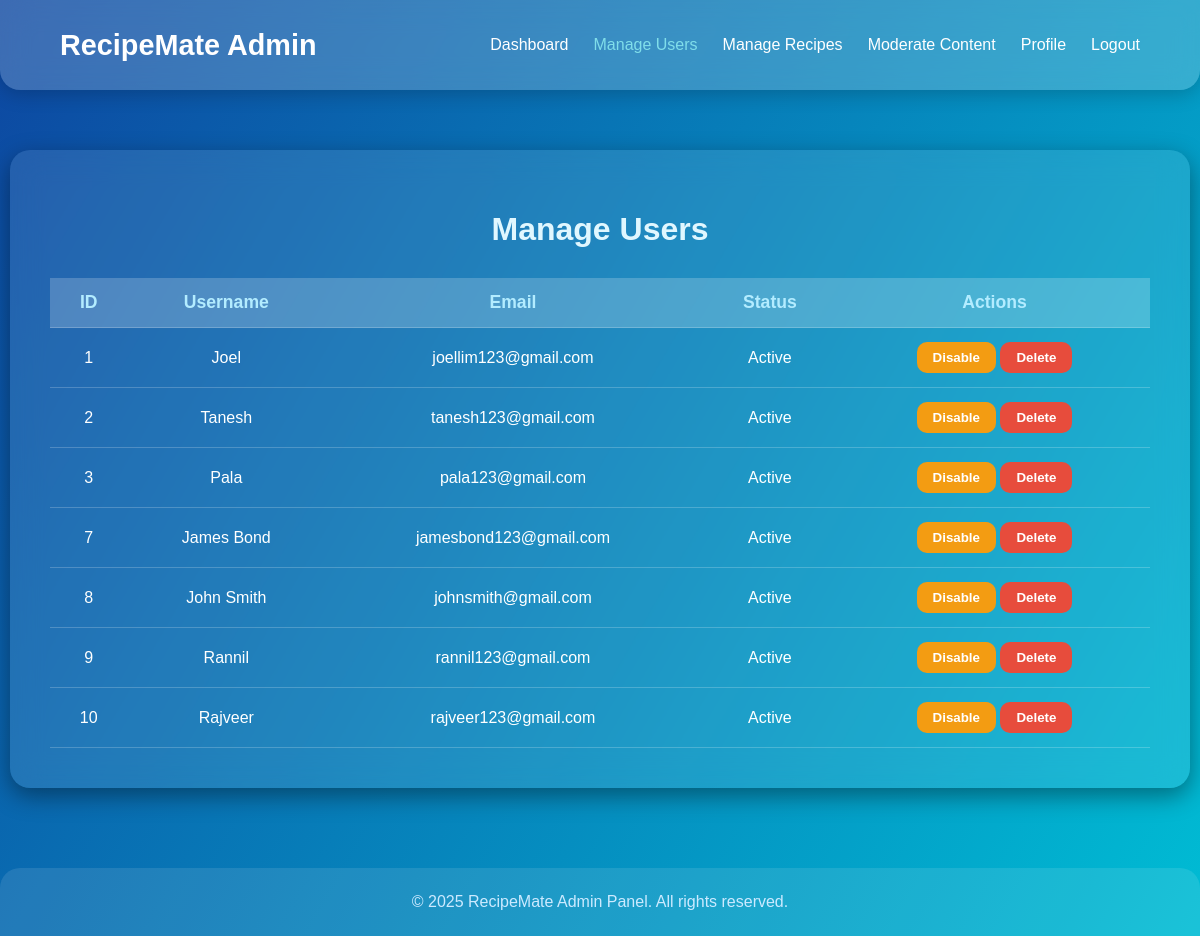
Screenshot of /admin/manage_users.php (signed in) with the database file from the repository.
### tables this page shows
CREATE TABLE users (
    user_id INT AUTO_INCREMENT PRIMARY KEY,
    userName VARCHAR(100) NOT NULL UNIQUE,
    password VARCHAR(255) NOT NULL,
    email VARCHAR(255) NOT NULL UNIQUE,
    is_admin TINYINT(1) NOT NULL DEFAULT 0,  
    status ENUM('active', 'disabled') NOT NULL DEFAULT 'active',  
    created_at TIMESTAMP DEFAULT CURRENT_TIMESTAMP
);

### admin/manage_users.php (the view, shortened to what this page needs)
<?php
require_once __DIR__ . '/../dbConnection.php';
$query = "SELECT user_id, userName, email, status, created_at FROM users ORDER BY user_id ASC";
$result = $conn->query($query);
?>
<!DOCTYPE html>
<html lang="en">
<head>
</head>
<body>
  <nav class="navbar">
    <div class="logo">RecipeMate Admin</div>
    <ul class="nav-links">
      <li>
        <a href="<?php echo BASE_URL; ?>admin/dashboard.php">
          Dashboard
        </a>
      </li>
      <li>
        <a href="<?php echo BASE_URL; ?>admin/manage_users.php" class="active">
          Manage Users
        </a>
      </li>
      <li>
        <a href="<?php echo BASE_URL; ?>admin/manage_recipes.php">
          Manage Recipes
        </a>
      </li>
      <li>
        <a href="<?php echo BASE_URL; ?>admin/moderate_content.php">
          Moderate Content
        </a>
      </li>
      <li>
        <a href="<?php echo BASE_URL; ?>admin/profile.php">
          Profile
        </a>
      </li>
      <li>
        <a href="<?php echo BASE_URL; ?>index.php">
          Logout
        </a>
      </li>
    </ul>
  </nav>
  <div class="container">
    <h1>Manage Users</h1>
    <table>
      <tr>
        <th>ID</th>
        <th>Username</th>
        <th>Email</th>
        <th>Status</th>
        <th>Actions</th>
      </tr>
      <?php if ($result->num_rows > 0): ?>
        <?php while ($row = $result->fetch_assoc()): ?>
          <tr id="user-<?php echo $row['user_id']; ?>">
            <td>
              <?php echo $row['user_id']; ?>
            </td>
            <td>
              <?php echo htmlspecialchars($row['userName']); ?>
            </td>
            <td>
              <?php echo htmlspecialchars($row['email']); ?>
            </td>
            <td>
              <?php echo ucfirst($row['status']); ?>
            </td>
            <td>
              <?php if ($row['status'] === 'active'): ?>
                <button
                  class="btn btn-disable"
                  onclick="updateStatus(<?php echo $row['user_id']; ?>, 'disabled')">
                  Disable
                </button>
              <?php endif; ?>
              <button
                class="btn btn-delete"
                onclick="deleteUser(<?php echo $row['user_id']; ?>)">
                Delete
              </button>
            </td>
          </tr>
        <?php endwhile; ?>
      <?php endif; ?>
    </table>
  </div>
  <footer>
    © 2025 RecipeMate Admin Panel. All rights reserved.
  </footer>
</body>
</html>

### admin/manage_users.php (style rules this page uses)
body { margin: 0; font-family: 'Poppins', sans-serif; color: #fff; background: linear-gradient(120deg, #0d47a1, #00bcd4); background-attachment: fixed; }
.navbar { display: flex; justify-content: space-between; align-items: center; padding: 20px 60px; background: rgba(255, 255, 255, 0.2); backdrop-filter: blur(15px); border-radius: 0 0 20px 20px; box-shadow: 0 4px 20px rgba(0, 0, 0, 0.2); position: sticky; top: 0; z-index: 1000; }
.logo { font-size: 1.8em; font-weight: 700; color: #fff; }
.nav-links { list-style: none; display: flex; gap: 25px; }
.nav-links a { color: white; text-decoration: none; font-weight: 500; transition: all 0.3s ease; }
.nav-links a:hover, .nav-links a.active { color: #80deea; transform: scale(1.1); }
.container { max-width: 1100px; margin: 60px auto; background: rgba(255, 255, 255, 0.1); backdrop-filter: blur(15px); border-radius: 20px; padding: 40px; box-shadow: 0 8px 25px rgba(0, 0, 0, 0.4); }
h1 { text-align: center; margin-bottom: 30px; color: #e0f7ff; }
table { width: 100%; border-collapse: collapse; margin-top: 20px; color: #fff; }
th, td { padding: 14px; text-align: center; border-bottom: 1px solid rgba(255,255,255,0.2); }
th { background: rgba(255,255,255,0.2); color: #b3ecff; font-size: 1.1rem; }
.btn { padding: 8px 16px; border: none; border-radius: 10px; cursor: pointer; font-weight: 600; transition: all 0.3s ease; color: white; }
.btn-disable { background: #f39c12; }
.btn-delete { background: #e74c3c; }
footer { text-align: center; padding: 25px; color: #cceaff; background: rgba(255, 255, 255, 0.1); border-top-left-radius: 20px; border-top-right-radius: 20px; margin-top: 80px; }

### rows the page displays
users: user_id "1", userName "Joel", email "joellim123@gmail.com", status "Active"
users: user_id "2", userName "Tanesh", email "tanesh123@gmail.com", status "Active"
users: user_id "3", userName "Pala", email "pala123@gmail.com", status "Active"
users: user_id "7", userName "James Bond", email "jamesbond123@gmail.com", status "Active"
users: user_id "8", userName "John Smith", email "johnsmith@gmail.com", status "Active"
users: user_id "9", userName "Rannil", email "rannil123@gmail.com", status "Active"
users: user_id "10", userName "Rajveer", email "rajveer123@gmail.com", status "Active"
